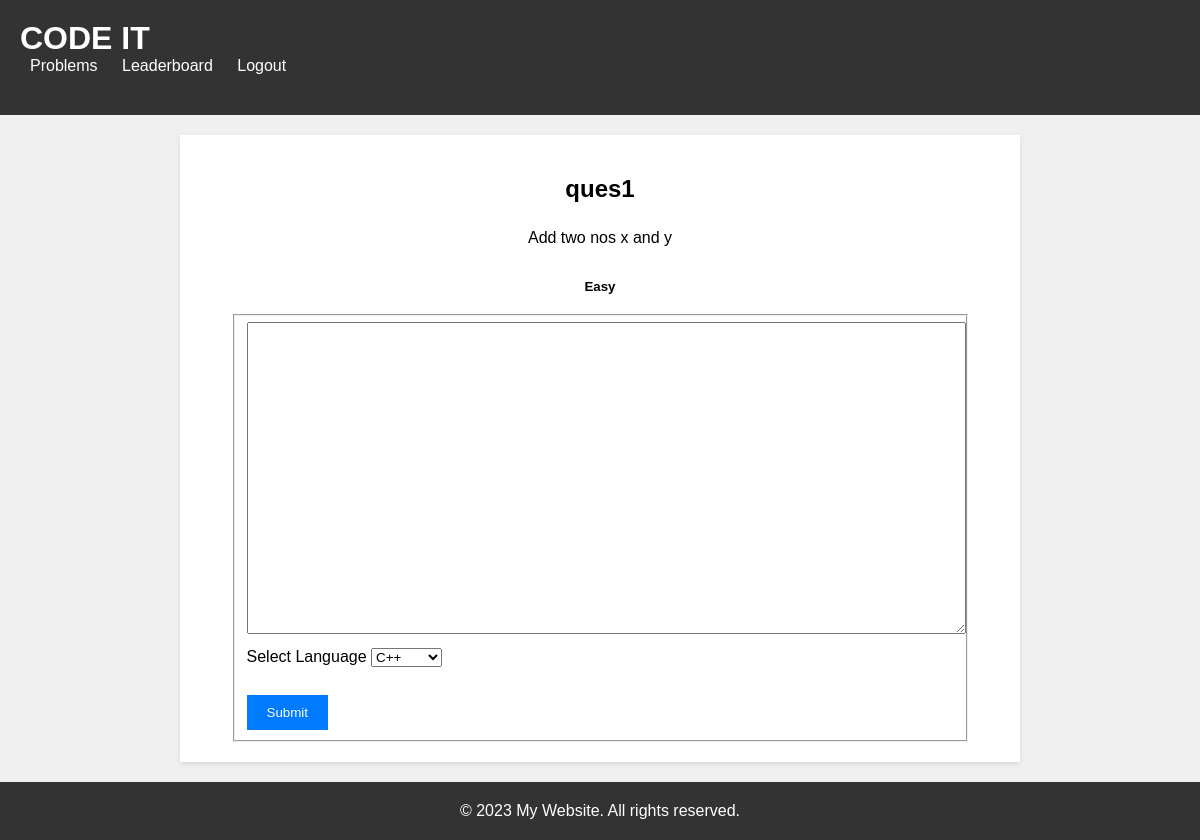
Page /judgeapp/problems/1/ (signed in) on the committed database.
### judgeapp/models.py (models this page shows, shortened)
class Problem(models.Model):
    TOUGHNESS = (("Easy", "Easy"), ("Medium", "Medium"), ("Tough", "Tough"))
    title = models.CharField(max_length=255)
    description = models.TextField()
    difficulty = models.CharField(max_length=50,choices=TOUGHNESS)
    time_limit = models.IntegerField(default=2, help_text="in seconds")
    memory_limit = models.IntegerField(default=128, help_text="in kb")

### judgeapp/views.py (the view)
# urls.py: path('problems/<int:problem_id>/', views.problem_detail, name='problem_detail'),
@login_required(login_url='login')
def problem_detail(request, problem_id):
    user_id=request.user.id
    problem = get_object_or_404(Problem, id=problem_id)
    user=User.objects.get(id=user_id)
    form = CodeForm()
    context = {'problem': problem, 'user': user, 'user_id': user_id, 'code_form': form}
    return render(request, 'problem_detail.html', context)

### judgeapp/forms.py
class CodeForm(ModelForm):
    class Meta:
        model = Submission
        fields = ['user_code']
        widgets = {'user_code' : forms.Textarea()}

### judgeapp/templates/problem_detail.html (shortened to what this page needs)
{% extends 'base.html' %}
{% block content %}
<h2 class="problem-title">{{ problem.title }}</h2>
<p class="problem-description">{{ problem.description }}</p>
<h5 class="problem-difficulty">{{ problem.difficulty }}</h5>
<form action="{% url 'submit_code' problem.id %}" method="POST">
  <fieldset>
    <div class="form-group">
      <textarea data-editor="terminal" name="code" cols="85" rows="20" id="editor" class="code-editor"></textarea>
    </div>
    <div class="form-group language-select">
      <label for="language">Select Language</label>
      <select name="language" id="language">
        <option value="C++">C++</option>
      </select>
    </div>
    <br>
    <button id="submit" type="submit" name="submit" class="submit-button">Submit</button>
    <br>
  </fieldset>
</form>
{% endblock %}

### judgeapp/templates/base.html (style rules this page uses)
body { font-family: Arial, sans-serif; margin: 0; padding: 0; background-color: #f0f0f0; }

### judgeapp/templates/problem_detail.html (style rules this page uses)
.problem-title { font-size: 24px; font-weight: bold; margin-bottom: 10px; }
.problem-description { margin-bottom: 10px; }
.problem-difficulty { margin-bottom: 20px; }
.code-editor { width: 100%; height: 300px; padding: 5px; margin-bottom: 10px; }
.language-select { margin-bottom: 10px; }
.submit-button { background-color: #007bff; color: #fff; padding: 10px 20px; border: none; cursor: pointer; }

### rows in the picture
Problem: title "ques1", description "Add two nos x and y", difficulty "Easy"
